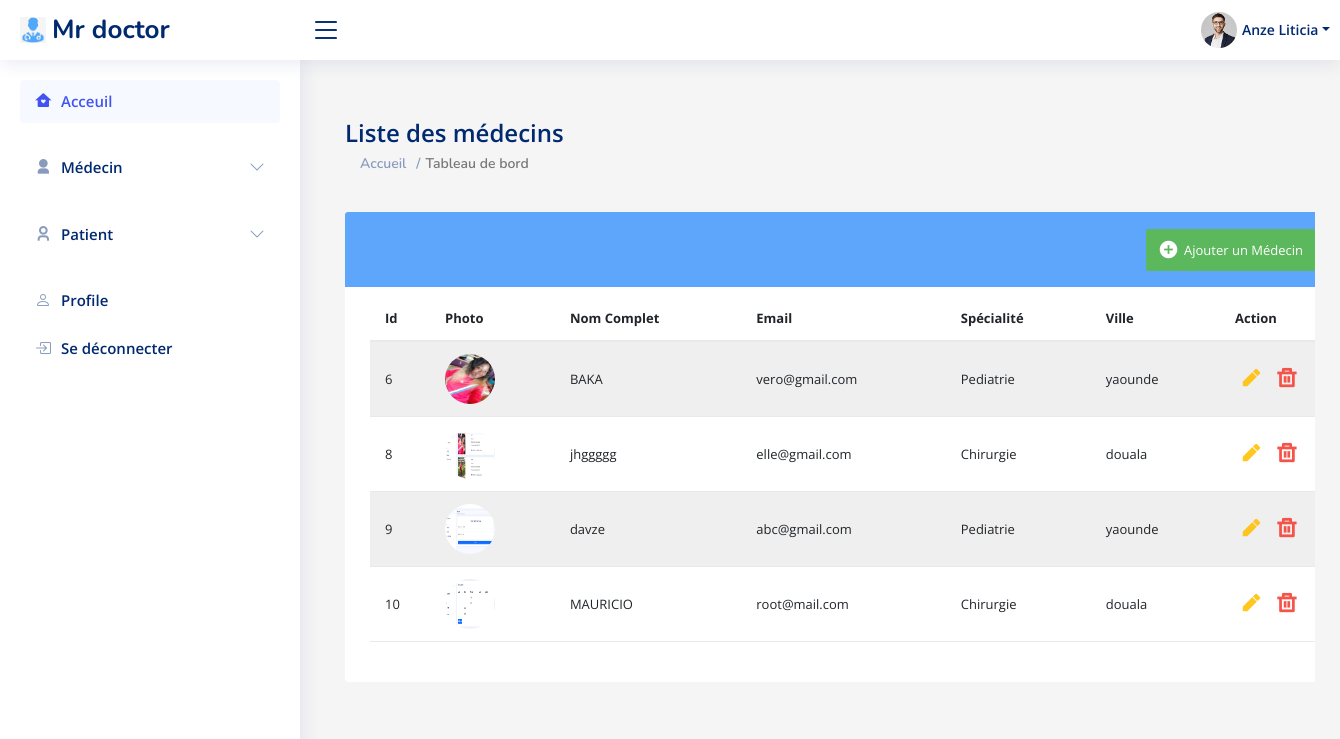
/Lmedadmin.php, run on the app's committed database.
### tables this page shows
CREATE TABLE IF NOT EXISTS `medecin` (
  `idmed` int(11) NOT NULL AUTO_INCREMENT,
  `nommedecin` varchar(100) NOT NULL,
  `email` varchar(100) NOT NULL,
  `idspe` int(11) NOT NULL,
  `idville` int(11) NOT NULL,
  `clinique` varchar(100) NOT NULL,
  `montant` int(50) NOT NULL,
  `nomfichier` varchar(100) NOT NULL,
  `urlfichier` varchar(100) NOT NULL,
  `mdp` varchar(300) NOT NULL,
  PRIMARY KEY (`idmed`),
  UNIQUE KEY `email` (`email`),
  KEY `idspe` (`idspe`),
  KEY `idville` (`idville`)
);

CREATE TABLE IF NOT EXISTS `specialite` (
  `idspe` int(11) NOT NULL AUTO_INCREMENT,
  `nom` varchar(200) NOT NULL,
  PRIMARY KEY (`idspe`)
);

CREATE TABLE IF NOT EXISTS `ville` (
  `idville` int(11) NOT NULL AUTO_INCREMENT,
  `nomville` varchar(100) NOT NULL,
  PRIMARY KEY (`idville`)
);

### Lmedadmin.php (the view, shortened to what this page needs)
<?php
	include('config.php');
	$select = $pdo->prepare("SELECT * FROM medecin m, specialite s, ville v WHERE m.idspe=s.idspe AND v.idville=m.idville");
	$select->execute();
	$medecins = $select->fetchAll();
?>
<!DOCTYPE html>
<html lang="en">
<head>
	<?php include('linkcss.php'); ?>
	<?php include('style.php'); ?>
	<?php include('headadmin.php'); ?>
	<?php include('asidad.php'); ?>
</head>
<body>
    <div class="container">
	<div class="pagetitle">
      <h1>Liste des médecins</h1>
      <nav>
        <ol class="breadcrumb">
          <li class="breadcrumb-item"><a href="indadmin.php">Accueil</a></li>
          <li class="breadcrumb-item active">Tableau de bord</li>
        </ol>
      </nav>
    </div>
		<div class="table-responsive">
			<div class="table-wrapper">
				<div class="table-title">
					<div class="row">
					<div class="col-xs-6">
			</div>
						<div class="col-xs-12">
							<a href="#addEmployeeModal" class="btn btn-success" data-toggle="modal"><i class="ri-add-circle-fill"></i> <span>Ajouter un Médecin</span></a>
						</div>
					</div>
				</div>
				<table class="table table-striped table-hover">
					<thead>
						<tr>
							<th>Id</th>
							<th>Photo</th>
							<th>Nom Complet</th>
							<th>Email</th>
							<th>Spécialité</th>
							<th>Ville</th>
							<th>Action</th>
						</tr>
					</thead>
					<tbody>
						<?php foreach($medecins as $medecin): ?>
							<tr>
								<td><?php echo $medecin['idmed']?></td>
								<td><img src="<?php echo $medecin['urlfichier']?>" width="50px" height="50px" alt="" class="img-circle" ></td>
								<td><?php echo $medecin['nommedecin']?></td>
								<td><?php echo $medecin['email']?></td>
								<td><?php echo $medecin['nom']?></td>
								<td><?php echo $medecin['nomville']?></td>
								<td>
									<a href="#<?php $idi =  $medecin['idmed']; echo $medecin['idmed'];?>editEmployeeModal"   id="editing" class="edit" data-toggle="modal"><i class="ri-pencil-fill" data-toggle="tooltip" title="Modifier"></i></a>
									<a href="#<?php $a =  $medecin['idmed']; echo $medecin['idmed'];?>deleteEmployeeModal"  class="delete" data-toggle="modal"><i class="ri-delete-bin-line" data-toggle="tooltip" title="Supprimer"></i></a>
								</td>
							</tr>
						<?php endforeach;?>
					</tbody>
				</table>
			</div>
		</div>
    </div>
</body>
</html>

### linkcss.php (shortened to what this page needs)
<head>
  <link href="assets/vendor/bootstrap/css/bootstrap.min.css" rel="stylesheet">
  <link href="assets/vendor/bootstrap-icons/bootstrap-icons.css" rel="stylesheet">
  <link href="assets/vendor/boxicons/css/boxicons.min.css" rel="stylesheet">
  <link href="assets/vendor/quill/quill.snow.css" rel="stylesheet">
  <link href="assets/vendor/quill/quill.bubble.css" rel="stylesheet">
  <link href="assets/vendor/remixicon/remixicon.css" rel="stylesheet">
  <link href="assets/vendor/simple-datatables/style.css" rel="stylesheet">
  <link href="assets/css/style.css" rel="stylesheet">
</head>

### style.php (shortened to what this page needs)
<link rel="stylesheet" href="https://maxcdn.bootstrapcdn.com/font-awesome/4.7.0/css/font-awesome.min.css">
<link rel="stylesheet" href="https://maxcdn.bootstrapcdn.com/bootstrap/3.3.7/css/bootstrap.min.css">

### headadmin.php (shortened to what this page needs)
 <header id="header" class="header fixed-top d-flex align-items-center">
<div class="d-flex align-items-center justify-content-between">
  <a href="index.html" class="logo d-flex align-items-center">
  <img src="assets/img/test.png" alt="">
    <span class="d-none d-lg-block">Mr doctor</span>
  </a>
  <i class="bi bi-list toggle-sidebar-btn"></i>
</div>
<nav class="header-nav ms-auto">
  <ul class="d-flex align-items-center">
    <li class="nav-item dropdown pe-3">
      <a class="nav-link nav-profile d-flex align-items-center pe-0" href="#" data-bs-toggle="dropdown">
        <img src="assets/img/profile-img.jpg" alt="Profile" class="rounded-circle">
        <span class="d-none d-md-block dropdown-toggle ps-2">Anze Liticia</span>
      </a>
    </li>
  </ul>
</nav>
</header>

### asidad.php (shortened to what this page needs)
 <aside id="sidebar" class="sidebar">
<ul class="sidebar-nav" id="sidebar-nav">
  <li class="nav-item">
    <a class="nav-link " href="indadmin.php">
      <i class="ri-home-heart-fill"></i>
      <span>Acceuil</span>
    </a>
  </li>  </br>
  <li class="nav-item">
    <a class="nav-link collapsed" data-bs-target="#tables-nav" data-bs-toggle="collapse" href="#">
      <i class="ri-user-3-fill"></i><span>Médecin</span><i class="bi bi-chevron-down ms-auto"></i>
    </a>
  </li><br>
  <li class="nav-item">
    <a class="nav-link collapsed" data-bs-target="#tables-nav" data-bs-toggle="collapse" href="#">
      <i class="ri-user-3-line"></i><span>Patient</span><i class="bi bi-chevron-down ms-auto"></i>
    </a>
  </li><br>
  <li class="nav-item">
    <a class="nav-link collapsed" href="profiladmin.php">
      <i class="bi bi-person"></i>
      <span>Profile</span>
    </a>
  </li>
  <li class="nav-item">
    <a class="nav-link collapsed" href="logout.php">
      <i class="bi bi-box-arrow-in-right"></i>
      <span>Se déconnecter</span>
    </a>
  </li>
</ul>
</aside>

### assets/css/style.css (style rules this page uses)
:root { scroll-behavior: smooth; }
body { font-family: "Open Sans", sans-serif; background: #f6f9ff; color: #444444; }
a { color: #4154f1; text-decoration: none; }
h1, h2, h3, h4, h5, h6 { font-family: "Nunito", sans-serif; }
.pagetitle { margin-bottom: 10px; }
.pagetitle h1 { font-size: 24px; margin-bottom: 0; font-weight: 600; color: #012970; }
.breadcrumb { font-size: 14px; font-family: "Nunito", sans-serif; color: #899bbd; font-weight: 600; }
.breadcrumb a { color: #899bbd; transition: 0.3s; }
.breadcrumb .breadcrumb-item::before { color: #899bbd; }
.breadcrumb .active { color: #51678f; font-weight: 600; }
.logo { line-height: 1; }
@media (min-width: 1200px) { .logo { width: 280px; } }
.logo img { max-height: 26px; margin-right: 6px; }
.logo span { font-size: 26px; font-weight: 700; color: #012970; font-family: "Nunito", sans-serif; }
.header { transition: all 0.5s; z-index: 997; height: 60px; box-shadow: 0px 2px 20px rgba(1, 41, 112, 0.1); background-color: #fff; padding-left: 20px; }
.header .toggle-sidebar-btn { font-size: 32px; padding-left: 10px; cursor: pointer; color: #012970; }
.header-nav ul { list-style: none; }
.header-nav > ul { margin: 0; padding: 0; }
.header-nav .nav-profile { color: #012970; }
.header-nav .nav-profile img { max-height: 36px; }
.header-nav .nav-profile span { font-size: 14px; font-weight: 600; }
.sidebar { position: fixed; top: 60px; left: 0; bottom: 0; width: 300px; z-index: 996; transition: all 0.3s; padding: 20px; overflow-y: auto; scrollbar-width: thin; scrollbar-color: #aab7cf transparent; box-shadow: 0px 0px 20px rgba(1, 41, 112, 0.1); background-color: #fff; }
.sidebar-nav { padding: 0; margin: 0; list-style: none; }
.sidebar-nav li { padding: 0; margin: 0; list-style: none; }
.sidebar-nav .nav-item { margin-bottom: 5px; }
.sidebar-nav .nav-link { display: flex; align-items: center; font-size: 15px; font-weight: 600; color: #4154f1; transition: 0.3; background: #f6f9ff; padding: 10px 15px; border-radius: 4px; }
.sidebar-nav .nav-link i { font-size: 16px; margin-right: 10px; color: #4154f1; }
.sidebar-nav .nav-link.collapsed { color: #012970; background: #fff; }
.sidebar-nav .nav-link.collapsed i { color: #899bbd; }
.sidebar-nav .nav-link .bi-chevron-down { margin-right: 0; transition: transform 0.2s ease-in-out; }

### style.php (style rules this page uses)
body { margin-top: 100px; color: #566787; background: #f5f5f5; font-family: "Open Sans", sans-serif; font-size: 13px; margin-left: 200px; }
.table-responsive { margin: 30px 0; }
.table-wrapper { min-width: 1000px; background: #fff; padding: 20px 25px; border-radius: 3px; box-shadow: 0 1px 1px rgba(0,0,0,.05); }
.container { top: 30%; margin-left:130px; max-width: 1000px; }
.table-title { padding-bottom: 15px; background: #5ea5fc; color: #fff; padding: 16px 30px; margin: -20px -25px 10px; border-radius: 3px 3px 0 0; }
.table-title .btn { color: #fff; float: right; font-size: 13px; border: none; min-width: 50px; border-radius: 2px; border: none; outline: none !important; margin-left: 10px; }
.table-title .btn i { float: left; font-size: 21px; margin-right: 5px; }
.table-title .btn span { float: left; margin-top: 6px; }
table.table tr th, table.table tr td { border-color: #e9e9e9; padding: 12px 15px; vertical-align: middle; }
table.table tr th:first-child { width: 60px; }
table.table tr th:last-child { width: 100px; }
table.table-striped tbody tr:nth-of-type(odd) { background-color: #fcfcfc; }
table.table td:last-child i { opacity: 0.9; font-size: 22px; margin: 0 5px; }
table.table td a { font-weight: bold; color: #566787; display: inline-block; text-decoration: none; outline: none !important; }
table.table td a.edit { color: #FFC107; }
table.table td a.delete { color: #F44336; }
table.table td i { font-size: 19px; }

### data on the page
medecin: idmed "6", urlfichier (picture), nommedecin "BAKA", email "vero@gmail.com", idspe.nom "Pediatrie", idville.nomville "yaounde"
medecin: idmed "8", urlfichier (picture), nommedecin "jhggggg", email "elle@gmail.com", idspe.nom "Chirurgie", idville.nomville "douala"
medecin: idmed "9", urlfichier (picture), nommedecin "davze", email "abc@gmail.com", idspe.nom "Pediatrie", idville.nomville "yaounde"
medecin: idmed "10", urlfichier (picture), nommedecin "MAURICIO", email "root@mail.com", idspe.nom "Chirurgie", idville.nomville "douala"
